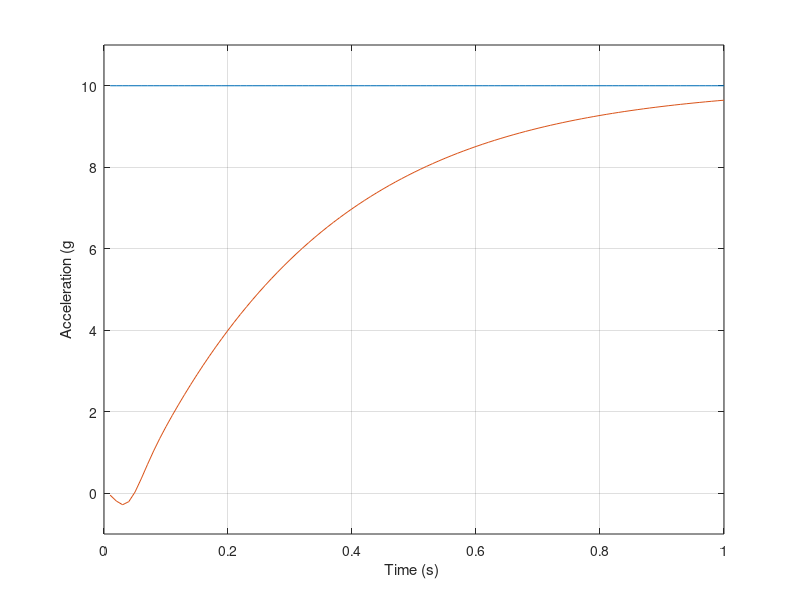
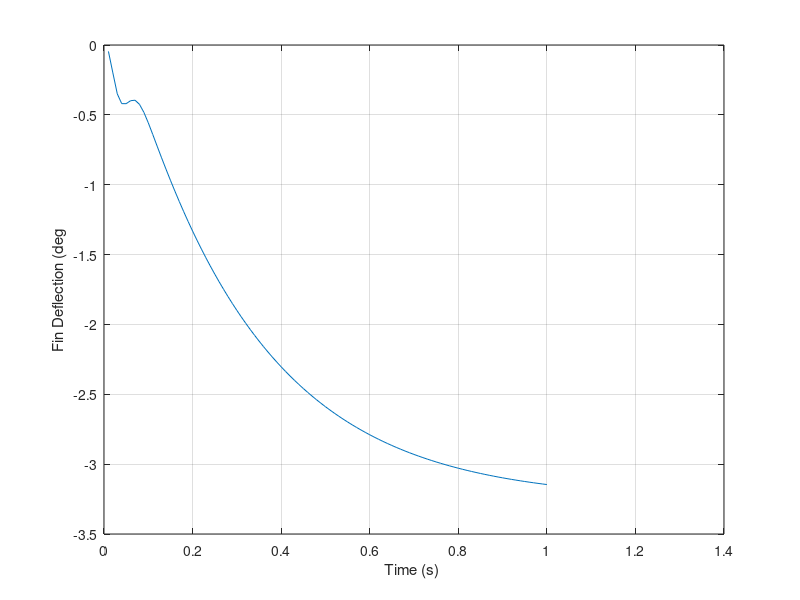
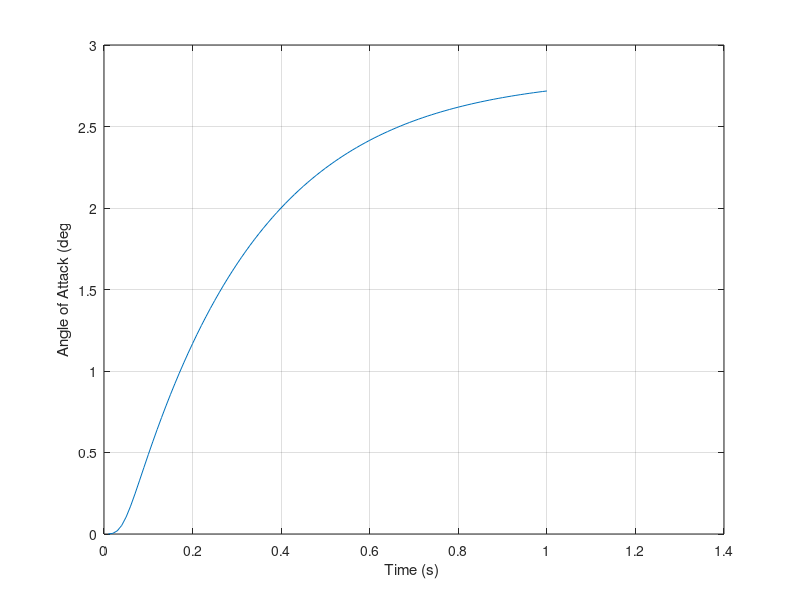

Here is the MATLAB script that generated these plots, in order:
clear
count=0;
XNC=322.;
XNCG=XNC/32.2;
ALT=0.;
TS=.01;
H=.001;
VM=3000.;
WCR=50.;
ZETA=.7;
TAU=.3;
WACT=150.;
ZACT=.7;
SLOPE=1.5;
DIAM=1.;
FR=3.;
XL=20.;
CTW=0.;
CRW=6.;
HW=2.;
CTT=0.;
CRT=2.;
HT=2.;
XN=4.;
XCG=10.;
XHL=19.5;
A=1000.;
if ALT<=30000.
    RHO=.002378*exp(-ALT/30000.);
else
    RHO=.0034*exp(-ALT/22000.);
end
WGT=1000.;
XACC=XCG;
SWING=.5*HW*(CTW+CRW);
STAIL=.5*HT*(CTT+CRT);
SREF=3.1416*DIAM*DIAM/4.;
XLP=FR*DIAM;
SPLAN=(XL-XLP)*DIAM+1.33*XLP*DIAM/2.;
XCPN=2*XLP/3;
ADEL=1.33*XLP*DIAM/2;
ASQ=(XL-XLP)*DIAM;
XCPB=(2*ADEL*XLP/3+ASQ*(XLP+.5*(XL-XLP)))/(ADEL+ASQ);
XCPW=XLP+XN+.7*CRW-.2*CTW;
XMACH=VM/A;
XIYY=WGT*(3*((DIAM/2)^2)+XL*XL)/(12*32.2);
TMP1=(XCG-XCPW)/DIAM;
TMP2=(XCG-XHL)/DIAM;
TMP3=(XCG-XCPB)/DIAM;
TMP4=(XCG-XCPN)/DIAM;
B=sqrt(XMACH^2-1);
Q=.5*RHO*VM*VM;
T=0.;
S=0.;
THD=0;
ALF=0;
XX=0.;
DELNL=0.;
DELNLD=0.;
P1=WGT*XNCG/(Q*SREF);
Y1=2+8*SWING/(B*SREF)+8*STAIL/(B*SREF);
Y2=1.5*SPLAN/SREF;
Y3=8*STAIL/(B*SREF);
Y4=2*TMP4+8*SWING*TMP1/(B*SREF)+8*STAIL*TMP2/(B*SREF);
Y5=1.5*SPLAN*TMP3/SREF;
Y6=8*STAIL*TMP2/(B*SREF);
P2=Y2-Y3*Y5/Y6;
P3=Y1-Y3*Y4/Y6;
A0=-P1*Y6;
ALFTR=(-P3+sqrt(P3*P3+4*P2*P1))/(2.*P2);
DELTR=-Y4*ALFTR/Y6-Y5*ALFTR*ALFTR/Y6;
ALFRQD=ALFTR;
CNA=2+SLOPE*SPLAN*ALFTR/SREF+8*SWING/(B*SREF)+8*STAIL/(B*SREF);
CND=8*STAIL/(B*SREF);
CMAP=2*TMP4+SLOPE*SPLAN*ALFTR*TMP3/SREF+8*SWING*TMP1/(B*SREF);
CMA=CMAP+8*STAIL*TMP2/(B*SREF);
CMD=8*STAIL*TMP2/(B*SREF);
XMA=Q*SREF*DIAM*CMA/XIYY;
XMD=Q*SREF*DIAM*CMD/XIYY;
ZA=-32.2*Q*SREF*CNA/(WGT*VM);
ZD=-32.2*Q*SREF*CND/(WGT*VM);
WZ=sqrt((XMA*ZD-ZA*XMD)/ZD);
B11=ZA/XMA;
B12=-1/XMA;
XK1=-VM*(XMA*ZD-XMD*ZA)/(1845*XMA);
XK2=XK1;
TA=XMD/(XMA*ZD-XMD*ZA);
XK3=1845*XK1/VM;
W=(TAU*WCR*(1+B11/(WCR*B12))-1)/(2*ZETA*TAU);
W0=W/sqrt(TAU*WCR);
Z0=.5*W0*(2*ZETA/W+TAU-1/(W0*W0*WCR*B12));
XKC=(-W0^2/WZ^2-1.+2.*Z0*W0*TA)/(1.-2.*Z0*W0*TA+W0*W0*TA*TA);
XKA=XK3/(XK1*XKC);
XK0=-B12*W*W/TAU;
XK=XK0/(XK1*(1+XKC));
WI=XKC*TA*W0*W0/(1.+XKC+W0^2/WZ^2);
XKR=XK/(XKA*WI);
XKDC=1.+1845./(XKA*VM);
while T<=.999999
    S=S+H;
    THDOLD=THD;
    ALFOLD=ALF;
    XXOLD=XX;
    DELNLOLD=DELNL;
    DELNLDOLD=DELNLD;
    STEP=1;
    FLAG=0;
    while STEP <=1
        if FLAG==1
            STEP=2;
            THD=THD+H*THDD;
            ALF=ALF+H*ALFD;
            XX=XX+H*XXD;
            DELNL=DELNL+H*DELNLD;
            DELNLD=DELNLD+H*DELNLDD;
            T=T+H;
        end
        CN=2*ALF+1.5*SPLAN*ALF*ALF/SREF+8*SWING*ALF/(B*SREF)...
        +8*STAIL*(ALF+DELNL/57.3)/(B*SREF);
        CM=2*ALF*TMP4+1.5*SPLAN*ALF*ALF*TMP3/SREF...
            +8*SWING*ALF*TMP1/(B*SREF)+8*STAIL*(ALF+DELNL/57.3)...
            *TMP2/(B*SREF);
        THDD=Q*SREF*DIAM*CM/XIYY;
        THDDEG=THD*57.3;
        XNL=32.2*Q*SREF*CN/WGT;
        XNLG=XNL/32.2;
        ALFD=THD-XNL/VM;
        XNANL=XNLG;
        XXD=WI*(THDDEG+XKA*(XNANL-XNCG*XKDC));
        DELCNL=XKR*(XX+THDDEG);
        DELNLDD=WACT*WACT*(DELCNL-DELNL-2*ZACT*DELNLD/WACT);
        FLAG=1;
    end
    FLAG=0;
    THD=.5*(THDOLD+THD+H*THDD);
    ALF=.5*(ALFOLD+ALF+H*ALFD);
    XX=.5*(XXOLD+XX+H*XXD);
    DELNL=.5*(DELNLOLD+DELNL+H*DELNLD);
    DELNLD=.5*(DELNLDOLD+DELNLD+H*DELNLDD);
	if S>=(TS-.00001)
        S=0.;
        XNCG=XNC/32.2;
        XNLG=XNL/32.2;
        count=count+1;
        ArrayT(count)=T;
        ArrayXNCG(count)=XNCG;
        ArrayXNLG(count)=XNLG;
        ArrayDELNL(count)=DELNL;
        ArrayALF(count)=ALF*57.3;
    end
end
output=[ArrayT',ArrayXNCG',ArrayXNLG',ArrayDELNL',ArrayALF'];
save datfil.txt output  -ascii
disp 'simulation finished'
clc
figure
plot(ArrayT,ArrayXNCG,ArrayT,ArrayXNLG),grid
xlabel('Time (s) ')
ylabel('Acceleration (g')
axis([0 1 -1 11])
figure
plot(ArrayT,ArrayDELNL),grid
xlabel('Time (s) ')
ylabel('Fin Deflection (deg')
figure
plot(ArrayT,ArrayALF),grid
xlabel('Time (s) ')
ylabel('Angle of Attack (deg')
